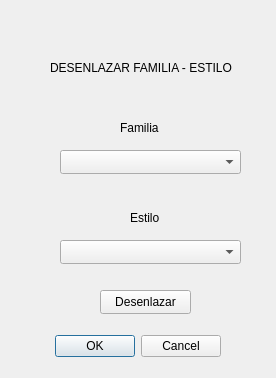
<?xml version="1.0" encoding="UTF-8"?>
<ui version="4.0">
 <class>VentanaEliminarEstilo</class>
 <widget class="QDialog" name="VentanaEliminarEstilo">
  <property name="geometry">
   <rect>
    <x>0</x>
    <y>0</y>
    <width>276</width>
    <height>378</height>
   </rect>
  </property>
  <property name="windowTitle">
   <string>Dialog</string>
  </property>
  <widget class="QDialogButtonBox" name="buttonBox">
   <property name="geometry">
    <rect>
     <x>40</x>
     <y>330</y>
     <width>181</width>
     <height>32</height>
    </rect>
   </property>
   <property name="orientation">
    <enum>Qt::Horizontal</enum>
   </property>
   <property name="standardButtons">
    <set>QDialogButtonBox::Cancel|QDialogButtonBox::Ok</set>
   </property>
  </widget>
  <widget class="QComboBox" name="comboFamilias">
   <property name="geometry">
    <rect>
     <x>60</x>
     <y>150</y>
     <width>181</width>
     <height>24</height>
    </rect>
   </property>
  </widget>
  <widget class="QLabel" name="label">
   <property name="geometry">
    <rect>
     <x>120</x>
     <y>120</y>
     <width>59</width>
     <height>16</height>
    </rect>
   </property>
   <property name="text">
    <string>Familia</string>
   </property>
  </widget>
  <widget class="QPushButton" name="btnEliminar">
   <property name="geometry">
    <rect>
     <x>100</x>
     <y>290</y>
     <width>91</width>
     <height>24</height>
    </rect>
   </property>
   <property name="text">
    <string>Desenlazar</string>
   </property>
  </widget>
  <widget class="QLabel" name="label_2">
   <property name="geometry">
    <rect>
     <x>50</x>
     <y>60</y>
     <width>201</width>
     <height>16</height>
    </rect>
   </property>
   <property name="text">
    <string>DESENLAZAR FAMILIA - ESTILO</string>
   </property>
  </widget>
  <widget class="QComboBox" name="comboEstilos">
   <property name="geometry">
    <rect>
     <x>60</x>
     <y>240</y>
     <width>181</width>
     <height>24</height>
    </rect>
   </property>
  </widget>
  <widget class="QLabel" name="label_3">
   <property name="geometry">
    <rect>
     <x>130</x>
     <y>210</y>
     <width>59</width>
     <height>16</height>
    </rect>
   </property>
   <property name="text">
    <string>Estilo</string>
   </property>
  </widget>
 </widget>
 <resources/>
 <connections>
  <connection>
   <sender>buttonBox</sender>
   <signal>accepted()</signal>
   <receiver>VentanaEliminarEstilo</receiver>
   <slot>accept()</slot>
   <hints>
    <hint type="sourcelabel">
     <x>248</x>
     <y>254</y>
    </hint>
    <hint type="destinationlabel">
     <x>157</x>
     <y>274</y>
    </hint>
   </hints>
  </connection>
  <connection>
   <sender>buttonBox</sender>
   <signal>rejected()</signal>
   <receiver>VentanaEliminarEstilo</receiver>
   <slot>reject()</slot>
   <hints>
    <hint type="sourcelabel">
     <x>316</x>
     <y>260</y>
    </hint>
    <hint type="destinationlabel">
     <x>286</x>
     <y>274</y>
    </hint>
   </hints>
  </connection>
 </connections>
</ui>
